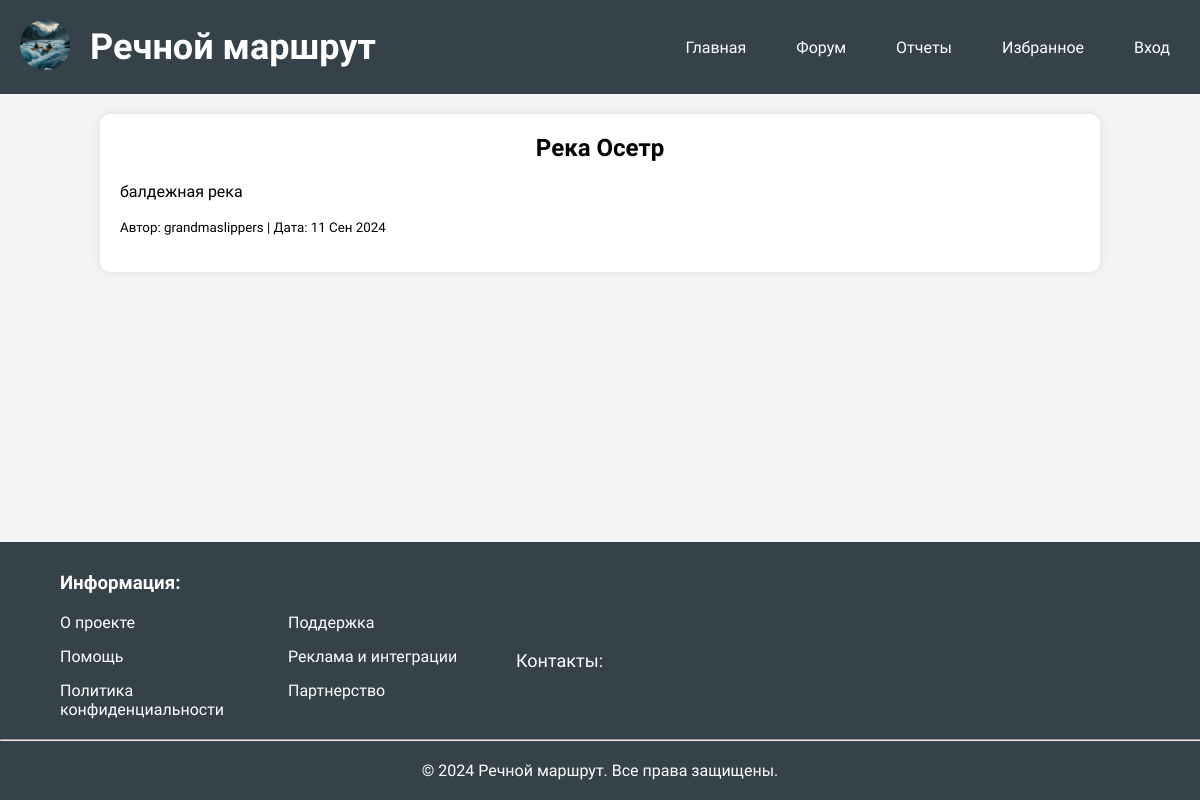
The page /forum/topic_id_4/ on the database as committed earlier.
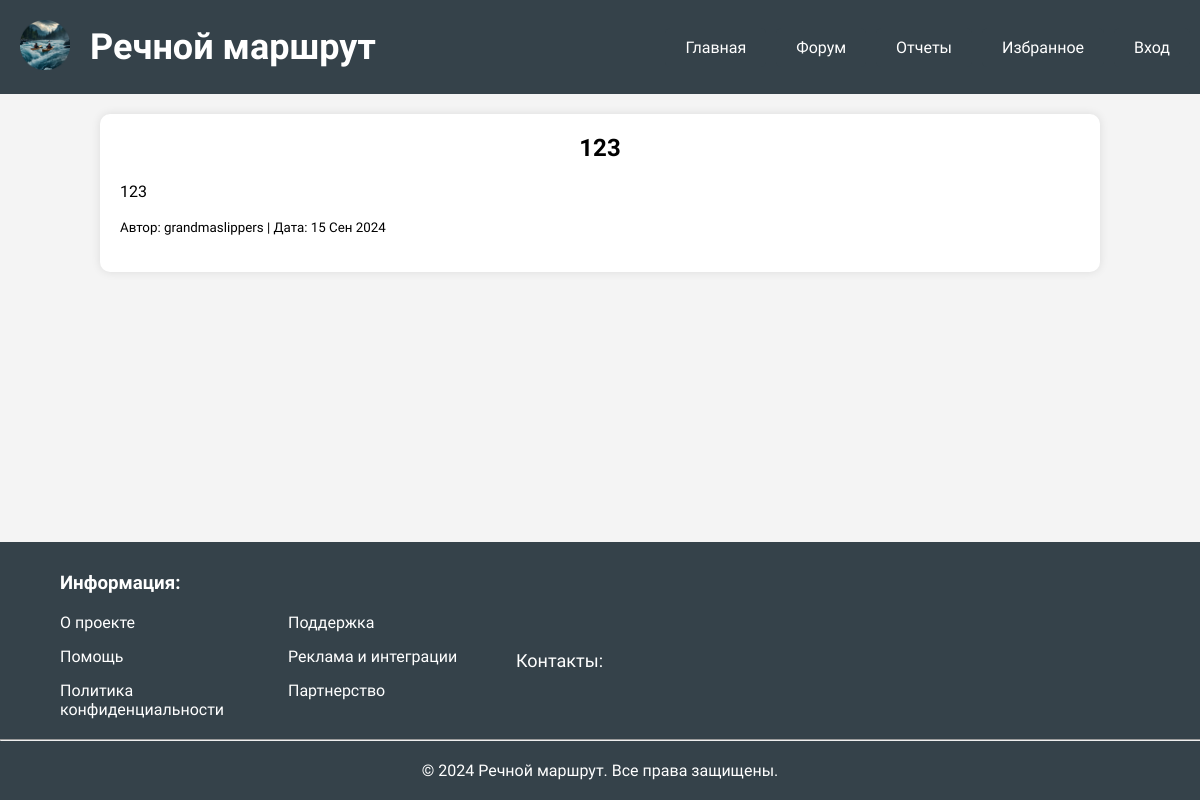
The same page on the database as committed later.
### main/models.py (models this page shows)
class Topic(models.Model):
    title = models.CharField(max_length=50, verbose_name='Название темы')
    content = models.TextField(verbose_name='Содержание')
    created_at = models.DateTimeField(auto_now_add=True, verbose_name='Дата создания')
    author = models.ForeignKey(User, on_delete=models.CASCADE, verbose_name='Автор')
    views = models.PositiveIntegerField(default=0, verbose_name='Количество просмотров')  # Счетчик просмотров

### main/views.py (the view)
# urls.py: path('forum/topic_id_<int:topic_id>/', views.topic_detail, name='topic_detail'),
def topic_detail(request, topic_id):
    topic = get_object_or_404(Topic, id=topic_id)
    topic.views += 1
    topic.save(update_fields=['views'])
    return render(request, 'topic_detail.html', {'topic': topic})

### main/templates/topic_detail.html (shortened to what this page needs)
{% load static %}
<!DOCTYPE html>
<html lang="ru">
<head>
    <link rel="stylesheet" href="{% static 'css/styles.css' %}">
</head>
<body>
    <div class="wrapper">
        <header>
            <div class="header-container">
                <div class="logo-title">
                    <a href="{% url 'index' %}">
                        <img src="{% static 'images/avatar_curc.jpeg' %}" alt="Логотип сайта" class="logo">
                    </a>
                    <h1>Речной маршрут</h1>
                </div>
                <nav>
                    <ul class="menu">
                        <li><a href="{% url 'index' %}">Главная</a></li>
                        <li><a href="{% url 'forum' %}">Форум</a></li>
                        <li><a href="{% url 'report' %}">Отчеты</a></li>
                        <li><a href="{% url 'favourites' %}">Избранное</a></li>
                        {% if user.is_authenticated %}
                            <li><a href="{% url 'profile' user.username %}">Профиль</a></li>
                        {% else %}
                            <li><a href="{% url 'login' %}">Вход</a></li>
                        {% endif %}
                    </ul>
                </nav>
            </div>
        </header>
        <section class="content">
            <h2> {{ topic.title }} </h2>
            <p>{{ topic.content }}</p>
            <p><small>Автор: {{ topic.author.username }} | Дата: {{ topic.created_at|date:"d M Y" }}</small></p>
        </section>
    </div>
    <footer>
        <h3>Информация:</h3>
        <div class="footer-main">
            <div id="footer-links" class="footer-links-1">
                <a href="#">О проекте</a>
                <a href="#">Помощь</a>
                <a href="#">Политика конфиденциальности</a>
            </div>
            <div id="footer-links" class="footer-links-2">
                <a href="#">Поддержка</a>
                <a href="#">Реклама и интеграции</a>
                <a href="#">Партнерство</a>
            </div>
            <div class="subscribe">
                <span>Контакты:</span>
            </div>
        </div>
        <hr class="footer-line">
        <p>&copy; 2024 Речной маршрут. Все права защищены.</p>
    </footer>
</body>
</html>

Rows that differ between the two databases and show on the page:
changed Topic "grandmaslippers": title "Река Осетр" → "123"; content "балдежная река" → "123"; created_at "11 Сен 2024" → "15 Сен 2024"
